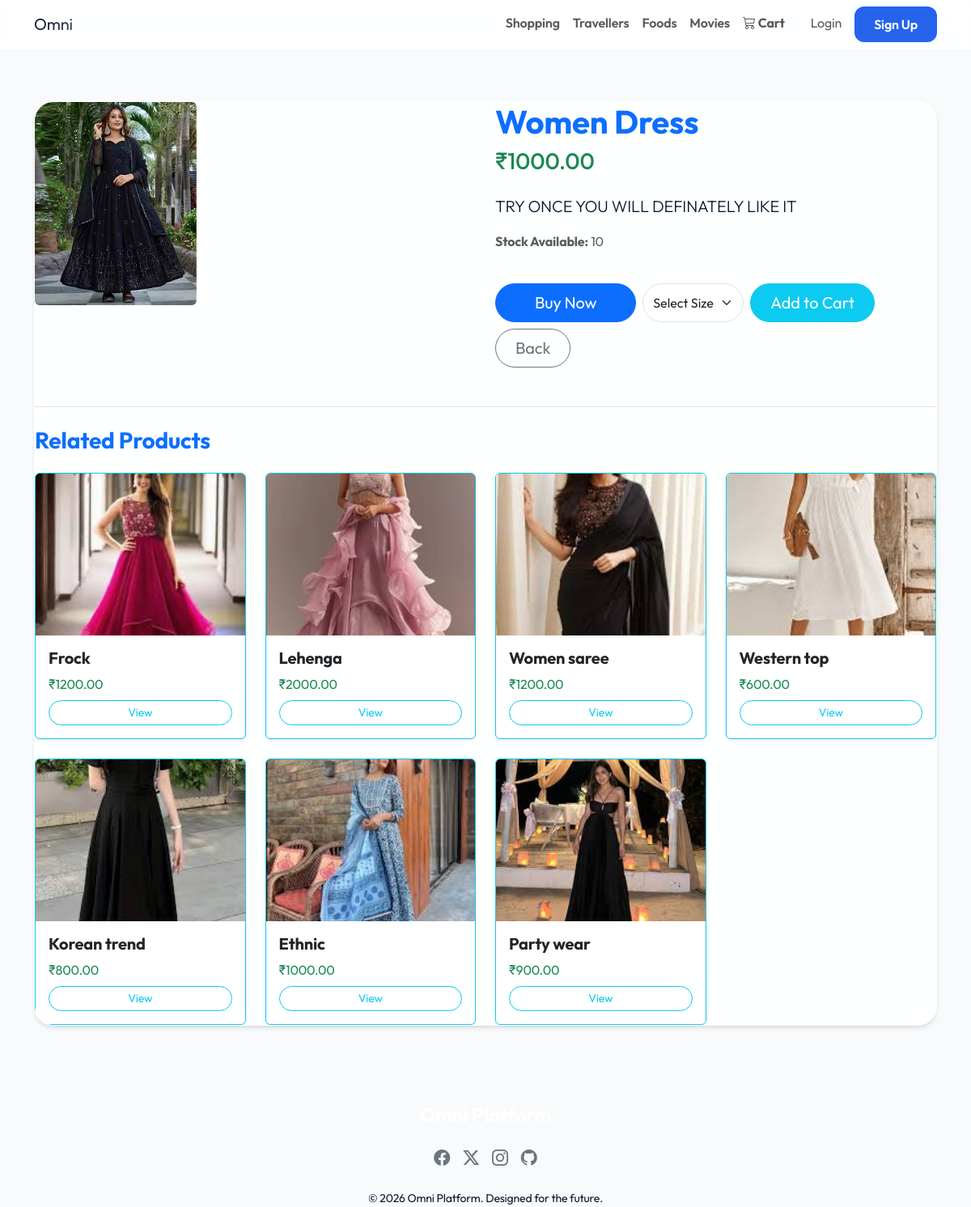
Page /shopping/1/ on the committed database.
### shopping/models.py (models this page shows, shortened)
class Product(models.Model):
    name = models.CharField(max_length=200)
    category = models.CharField(max_length=50, choices=CATEGORY_CHOICES, default='other')
    description = models.TextField()
    price = models.DecimalField(max_digits=10, decimal_places=2)
    image = models.ImageField(upload_to='products/', blank=True, null=True)
    stock = models.IntegerField(default=0)

### shopping/views.py (the view)
# urls.py: path('<int:pk>/', views.product_detail, name='product_detail'),
def product_detail(request, pk):
    product = get_object_or_404(Product, pk=pk)
    related_products = Product.objects.filter(category=product.category).exclude(id=product.id)[:10]
    return render(request, 'shopping/product_detail.html', {'product': product, 'related_products': related_products})

### templates/shopping/product_detail.html (shortened to what this page needs)
{% extends 'base.html' %}
{% block content %}
<div class="container py-5">
    <div class="glass-card">
        <div class="row">
            <div class="col-md-6 mb-4 mb-md-0">
                {% if product.image %}
                <img src="{{ product.image.url }}" class="img-fluid rounded" alt="{{ product.name }}">
                {% else %}
                <div class="bg-secondary text-white d-flex align-items-center justify-content-center h-100 rounded" style="min-height: 300px;">No Image</div>
                {% endif %}
            </div>
            <div class="col-md-6 d-flex flex-column justify-content-center">
                <h1 class="fw-bold text-primary">{{ product.name }}</h1>
                <h3 class="text-success mb-4">₹{{ product.price }}</h3>
                <p class="lead">{{ product.description }}</p>
                <p class="text-muted"><strong>Stock Available:</strong> {{ product.stock }}</p>
                <div class="mt-4 d-flex gap-2 flex-wrap">
                    <a href="{% url 'buy_product' product.pk %}" class="btn btn-lg btn-primary rounded-pill px-5">Buy Now</a>
                    {% if "clothing_" in product.category %}
                    <form method="post" action="{% url 'add_to_cart' product.pk %}" class="d-flex gap-2">
                        <select name="size" class="form-select w-auto rounded-pill" required>
                            <option value="" selected disabled>Select Size</option>
                        </select>
                        <button type="submit" class="btn btn-lg btn-info text-white rounded-pill px-4">Add to Cart</button>
                    </form>
                    {% else %}
                    <a href="{% url 'add_to_cart' product.pk %}" class="btn btn-lg btn-info text-white rounded-pill px-4">Add to Cart</a>
                    {% endif %}
                    <a href="{% url 'product_list' %}" class="btn btn-lg btn-outline-secondary rounded-pill px-4">Back</a>
                </div>
            </div>
        </div>
        {% if related_products %}
        <div class="mt-5 border-top pt-4">
            <h3 class="text-primary fw-bold mb-4">Related Products</h3>
            <div class="row g-4">
                {% for related in related_products %}
                <div class="col-12 col-sm-6 col-md-4 col-lg-3">
                    <div class="card h-100 shadow-sm border-info">
                        {% if related.image %}
                        <img src="{{ related.image.url }}" class="card-img-top" alt="{{ related.name }}" style="height: 200px; object-fit: cover;">
                        {% else %}
                        <div class="bg-secondary text-white d-flex align-items-center justify-content-center" style="height: 200px;">No Image</div>
                        {% endif %}
                        <div class="card-body d-flex flex-column">
                            <h5 class="card-title fw-bold text-truncate">{{ related.name }}</h5>
                            <p class="text-success mb-2">₹{{ related.price }}</p>
                            <a href="{% url 'product_detail' related.pk %}" class="btn btn-sm btn-outline-info mt-auto rounded-pill">View</a>
                        </div>
                    </div>
                </div>
                {% endfor %}
            </div>
        </div>
        {% endif %}
    </div>
</div>
{% endblock %}

### static/css/style.css (style rules this page uses)
:root { --primary-gradient: linear-gradient(135deg, #0f172a, #334155); --accent-gradient: linear-gradient(135deg, #e52e71, #8e2de2); --glass-bg: rgba(255, 255, 255, 0.85); --glass-border: rgba(255, 255, 255, 0.5); --card-shadow: 0 4px 6px -1px rgba(0, 0, 0, 0.1), 0 2px 4px -1px rgba(0, 0, 0, 0.06); --accent-color: #2563eb; --text-main: #0f172a; --text-muted: #475569; --bg-main: #f8fafc; --nav-height: 72px; --bottom-nav-height: 70px; }
body { background-color: var(--bg-main); font-family: 'Outfit', 'Inter', sans-serif; min-height: 100vh; display: flex; flex-direction: column; color: var(--text-main); letter-spacing: -0.01em; }
.glass-card { background: var(--glass-bg); backdrop-filter: blur(15px); -webkit-backdrop-filter: blur(15px); border: 1px solid var(--glass-border); border-radius: 24px; box-shadow: var(--card-shadow); transition: transform 0.3s ease, box-shadow 0.3s ease; overflow: hidden; }
.card-img-top { height: 200px; object-fit: cover; transition: transform 0.5s ease; }

### rows in the picture
Product: image (picture), name "Women Dress", price "1000.00", description "TRY ONCE YOU WILL DEFINATELY LIKE IT", stock "10"
Product: image (picture), name "Frock", price "1200.00"
Product: image (picture), name "Lehenga", price "2000.00"
Product: image (picture), name "Women saree", price "1200.00"
Product: image (picture), name "Western top", price "600.00"
Product: image (picture), name "Korean trend", price "800.00"
Product: image (picture), name "Ethnic", price "1000.00"
Product: image (picture), name "Party wear", price "900.00"
